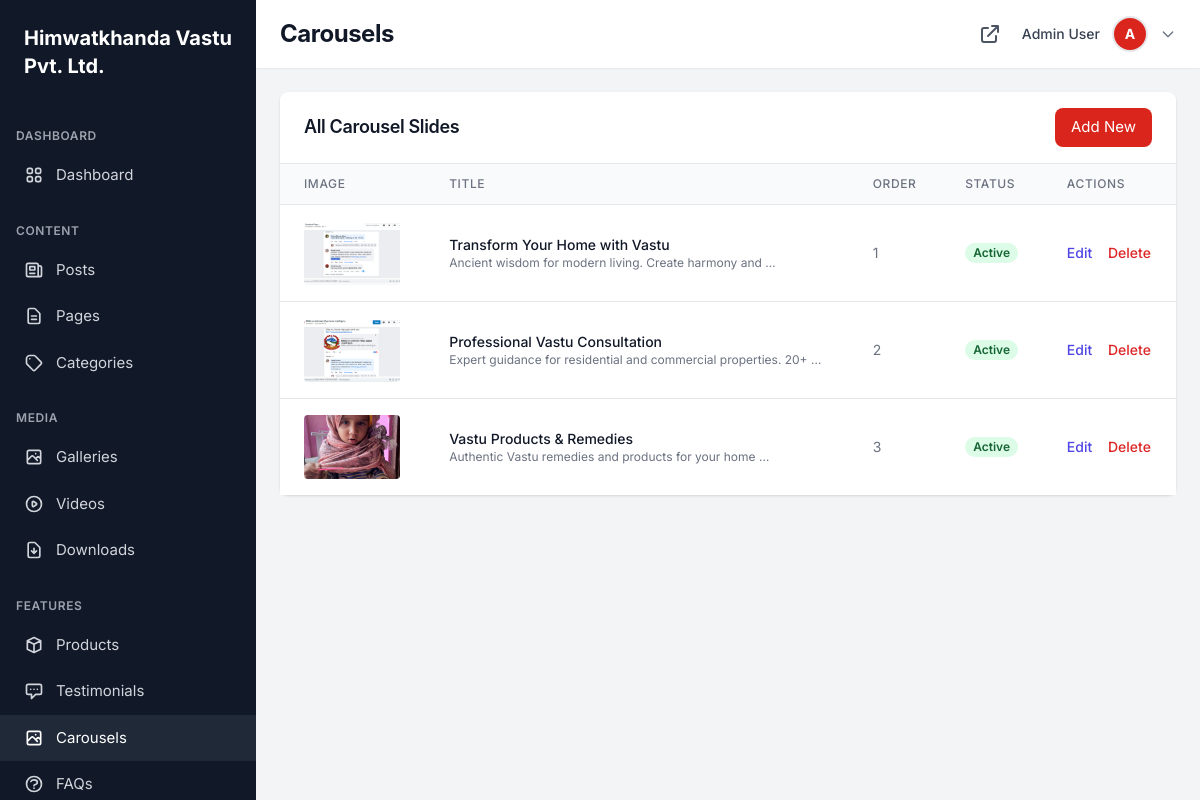
Page /dashboard/carousels/ (signed in) on the committed database.
### dashboard/models.py (models this page shows, shortened)
class CompanyInfo(models.Model):
    company_name = models.CharField(max_length=255, default='Himwatkhanda Vastu Pvt. Ltd.')
    description = models.TextField(blank=True)
    logo = models.ImageField(upload_to='company/', null=True, blank=True)
    favicon = models.ImageField(upload_to='company/', null=True, blank=True)
    email = models.EmailField(blank=True)
    phone = models.CharField(max_length=50, blank=True)
    address = models.TextField(blank=True)
    city = models.CharField(max_length=100, blank=True)
    state = models.CharField(max_length=100, blank=True)
    postal_code = models.CharField(max_length=20, blank=True)
    country = models.CharField(max_length=100, default='Nepal')
    latitude = models.DecimalField(max_digits=10, decimal_places=8, null=True, blank=True)
    longitude = models.DecimalField(max_digits=11, decimal_places=8, null=True, blank=True)
    facebook = models.URLField(blank=True)
    twitter = models.URLField(blank=True)
    instagram = models.URLField(blank=True)
    linkedin = models.URLField(blank=True)
    youtube = models.URLField(blank=True)
    whatsapp = models.CharField(max_length=50, blank=True)
    updated_at = models.DateTimeField(auto_now=True)
    class Meta:
        verbose_name = 'Company Info'
        verbose_name_plural = 'Company Info'
    @classmethod
    def get_instance(cls):
        instance, created = cls.objects.get_or_create(pk=1)
        return instance

class TimestampModel(models.Model):
    created_at = models.DateTimeField(auto_now_add=True)
    updated_at = models.DateTimeField(auto_now=True)
    class Meta:
        abstract = True

class Carousel(TimestampModel):
    STATUS_CHOICES = [
        ('active', 'Active'),
        ('inactive', 'Inactive'),
    ]
    title = models.CharField(max_length=255)
    caption = models.TextField(blank=True)
    image = models.ImageField(upload_to='carousel/')
    link_url = models.URLField(blank=True)
    sort_order = models.IntegerField(default=0)
    status = models.CharField(max_length=20, choices=STATUS_CHOICES, default='active')
    class Meta:
        verbose_name_plural = 'Carousels'
        ordering = ['sort_order', 'created_at']

### accounts/models.py (models this page shows, shortened)
class User(AbstractUser):
    ROLE_CHOICES = [
        ('user', 'User'),
        ('admin', 'Admin'),
    ]
    STATUS_CHOICES = [
        ('active', 'Active'),
        ('inactive', 'Inactive'),
        ('banned', 'Banned'),
    ]
    email = models.EmailField(unique=True)
    avatar = models.ImageField(upload_to='avatars/', null=True, blank=True)
    phone = models.CharField(max_length=50, blank=True)
    bio = models.TextField(blank=True)
    role = models.CharField(max_length=20, choices=ROLE_CHOICES, default='user')
    status = models.CharField(max_length=20, choices=STATUS_CHOICES, default='active')
    email_verified = models.BooleanField(default=False)
    email_verified_at = models.DateTimeField(null=True, blank=True)
    last_login_at = models.DateTimeField(null=True, blank=True)
    created_at = models.DateTimeField(auto_now_add=True)
    updated_at = models.DateTimeField(auto_now=True)
    class Meta:
        ordering = ['-created_at']
    @property
    def name(self):
        return f"{self.first_name} {self.last_name}".strip() or self.username
    @property
    def is_admin(self):
        return self.role == 'admin' or self.is_superuser

### dashboard/views.py (the view)
# urls.py: path('carousels/', views.CarouselListView.as_view(), name='carousel_list'),
class CarouselListView(BaseListView):
    model = Carousel
    template_name = 'dashboard/carousel_list.html'
    context_object_name = 'carousels'
    def get_queryset(self):
        return Carousel.objects.order_by('sort_order')

### templates/dashboard/carousel_list.html (shortened to what this page needs)
{% extends 'dashboard/base.html' %}
{% block page_title %}Carousels{% endblock %}
{% block dashboard_content %}
<div class="bg-white rounded-lg shadow">
    <div class="px-6 py-4 border-b border-gray-200 flex items-center justify-between">
        <h3 class="text-lg font-semibold text-gray-900">All Carousel Slides</h3>
        <a href="{% url 'dashboard:carousel_create' %}" class="px-4 py-2 bg-primary text-white rounded-lg hover:bg-red-700 transition-colors">
            Add New
        </a>
    </div>
    <div class="overflow-x-auto">
        <table class="min-w-full divide-y divide-gray-200">
            <thead class="bg-gray-50">
                <tr>
                    <th class="px-6 py-3 text-left text-xs font-medium text-gray-500 uppercase tracking-wider">Image</th>
                    <th class="px-6 py-3 text-left text-xs font-medium text-gray-500 uppercase tracking-wider">Title</th>
                    <th class="px-6 py-3 text-left text-xs font-medium text-gray-500 uppercase tracking-wider">Order</th>
                    <th class="px-6 py-3 text-left text-xs font-medium text-gray-500 uppercase tracking-wider">Status</th>
                    <th class="px-6 py-3 text-left text-xs font-medium text-gray-500 uppercase tracking-wider">Actions</th>
                </tr>
            </thead>
            <tbody class="bg-white divide-y divide-gray-200">
                {% for carousel in carousels %}
                <tr class="hover:bg-gray-50">
                    <td class="px-6 py-4">
                        {% if carousel.image %}
                        <img class="h-16 w-24 object-cover rounded" src="{{ carousel.image.url }}" alt="">
                        {% else %}
                        <span class="text-gray-400">No image</span>
                        {% endif %}
                    </td>
                    <td class="px-6 py-4">
                        <div class="text-sm font-medium text-gray-900">{{ carousel.title }}</div>
                        {% if carousel.caption %}
                        <div class="text-xs text-gray-500">{{ carousel.caption|truncatewords:8 }}</div>
                        {% endif %}
                    </td>
                    <td class="px-6 py-4 whitespace-nowrap text-sm text-gray-500">{{ carousel.sort_order }}</td>
                    <td class="px-6 py-4 whitespace-nowrap">
                        <span class="px-2 inline-flex text-xs leading-5 font-semibold rounded-full
                            {% if carousel.status == 'active' %}bg-green-100 text-green-800
                            {% else %}bg-gray-100 text-gray-800{% endif %}">
                            {{ carousel.get_status_display }}
                        </span>
                    </td>
                    <td class="px-6 py-4 whitespace-nowrap text-sm font-medium">
                        <a href="{% url 'dashboard:carousel_edit' carousel.pk %}" class="text-indigo-600 hover:text-indigo-900 mr-3">Edit</a>
                        <a href="{% url 'dashboard:carousel_delete' carousel.pk %}" class="text-red-600 hover:text-red-900" onclick="return confirm('Are you sure?')">Delete</a>
                    </td>
                </tr>
                {% empty %}
                <tr>
                    <td colspan="5" class="px-6 py-4 text-center text-gray-500">No carousel slides found.</td>
                </tr>
                {% endfor %}
            </tbody>
        </table>
    </div>
</div>
{% endblock %}

### templates/dashboard/base.html (shortened to what this page needs)
<!DOCTYPE html>
<html lang="en">
<head>
    {% load static %}
    <script src="https://cdn.tailwindcss.com"></script>
    <link rel="stylesheet" href="{% static 'css/style.css' %}">
</head>
<body class="font-sans text-gray-800 bg-gray-100">
    <div class="flex h-screen overflow-hidden">
        <aside class="w-64 bg-gray-900 text-white flex-shrink-0 overflow-y-auto">
            <div class="p-6">
                <a href="{% url 'dashboard:index' %}" class="text-xl font-bold">
                    {% if company_info %}{{ company_info.company_name }}{% else %}Admin{% endif %}
                </a>
            </div>
            <nav class="mt-6 pb-6">
                <div class="px-4 mb-2 text-xs font-semibold text-gray-400 uppercase tracking-wider">Dashboard</div>
                <a href="{% url 'dashboard:index' %}" class="flex items-center px-6 py-3 text-gray-300 hover:bg-gray-800 hover:text-white transition-colors ">
                    Dashboard
                </a>
                <div class="px-4 mt-6 mb-2 text-xs font-semibold text-gray-400 uppercase tracking-wider">Content</div>
                <a href="{% url 'dashboard:post_list' %}" class="flex items-center px-6 py-3 text-gray-300 hover:bg-gray-800 hover:text-white transition-colors ">
                    <svg class="w-5 h-5 mr-3" fill="none" stroke="currentColor" viewBox="0 0 24 24"><path stroke-linecap="round" stroke-linejoin="round" stroke-width="2" d="M19 20H5a2 2 0 01-2-2V6a2 2 0 012-2h10a2 2 0 012 2v1m2 13a2 2 0 01-2-2V7m2 13a2 2 0 002-2V9a2 2 0 00-2-2h-2m-4-3H9M7 16h6M7 8h6v4H7V8z"/></svg>
                    Posts
                </a>
                <a href="{% url 'dashboard:page_list' %}" class="flex items-center px-6 py-3 text-gray-300 hover:bg-gray-800 hover:text-white transition-colors ">
                    <svg class="w-5 h-5 mr-3" fill="none" stroke="currentColor" viewBox="0 0 24 24"><path stroke-linecap="round" stroke-linejoin="round" stroke-width="2" d="M9 12h6m-6 4h6m2 5H7a2 2 0 01-2-2V5a2 2 0 012-2h5.586a1 1 0 01.707.293l5.414 5.414a1 1 0 01.293.707V19a2 2 0 01-2 2z"/></svg>
                    Pages
                </a>
                <a href="{% url 'dashboard:category_list' %}" class="flex items-center px-6 py-3 text-gray-300 hover:bg-gray-800 hover:text-white transition-colors ">
                    <svg class="w-5 h-5 mr-3" fill="none" stroke="currentColor" viewBox="0 0 24 24"><path stroke-linecap="round" stroke-linejoin="round" stroke-width="2" d="M7 7h.01M7 3h5c.512 0 1.024.195 1.414.586l7 7a2 2 0 010 2.828l-7 7a2 2 0 01-2.828 0l-7-7A1.994 1.994 0 013 12V7a4 4 0 014-4z"/></svg>
                    Categories
                </a>
                <div class="px-4 mt-6 mb-2 text-xs font-semibold text-gray-400 uppercase tracking-wider">Media</div>
                <a href="{% url 'dashboard:gallery_list' %}" class="flex items-center px-6 py-3 text-gray-300 hover:bg-gray-800 hover:text-white transition-colors ">
                    <svg class="w-5 h-5 mr-3" fill="none" stroke="currentColor" viewBox="0 0 24 24"><path stroke-linecap="round" stroke-linejoin="round" stroke-width="2" d="M4 16l4.586-4.586a2 2 0 012.828 0L16 16m-2-2l1.586-1.586a2 2 0 012.828 0L20 14m-6-6h.01M6 20h12a2 2 0 002-2V6a2 2 0 00-2-2H6a2 2 0 00-2 2v12a2 2 0 002 2z"/></svg>
                    Galleries
                </a>
                <a href="{% url 'dashboard:video_list' %}" class="flex items-center px-6 py-3 text-gray-300 hover:bg-gray-800 hover:text-white transition-colors ">
                    Videos
                </a>
                <a href="{% url 'dashboard:download_list' %}" class="flex items-center px-6 py-3 text-gray-300 hover:bg-gray-800 hover:text-white transition-colors ">
                    <svg class="w-5 h-5 mr-3" fill="none" stroke="currentColor" viewBox="0 0 24 24"><path stroke-linecap="round" stroke-linejoin="round" stroke-width="2" d="M12 10v6m0 0l-3-3m3 3l3-3m2 8H7a2 2 0 01-2-2V5a2 2 0 012-2h5.586a1 1 0 01.707.293l5.414 5.414a1 1 0 01.293.707V19a2 2 0 01-2 2z"/></svg>
                    Downloads
                </a>
                <div class="px-4 mt-6 mb-2 text-xs font-semibold text-gray-400 uppercase tracking-wider">Features</div>
                <a href="{% url 'dashboard:product_list' %}" class="flex items-center px-6 py-3 text-gray-300 hover:bg-gray-800 hover:text-white transition-colors ">
                    <svg class="w-5 h-5 mr-3" fill="none" stroke="currentColor" viewBox="0 0 24 24"><path stroke-linecap="round" stroke-linejoin="round" stroke-width="2" d="M20 7l-8-4-8 4m16 0l-8 4m8-4v10l-8 4m0-10L4 7m8 4v10M4 7v10l8 4"/></svg>
                    Products
                </a>
                <a href="{% url 'dashboard:testimonial_list' %}" class="flex items-center px-6 py-3 text-gray-300 hover:bg-gray-800 hover:text-white transition-colors ">
                    <svg class="w-5 h-5 mr-3" fill="none" stroke="currentColor" viewBox="0 0 24 24"><path stroke-linecap="round" stroke-linejoin="round" stroke-width="2" d="M8 10h.01M12 10h.01M16 10h.01M9 16H5a2 2 0 01-2-2V6a2 2 0 012-2h14a2 2 0 012 2v8a2 2 0 01-2 2h-5l-5 5v-5z"/></svg>
                    Testimonials
                </a>
                <a href="{% url 'dashboard:carousel_list' %}" class="flex items-center px-6 py-3 text-gray-300 hover:bg-gray-800 hover:text-white transition-colors {% if 'carousel' in request.resolver_match.url_name %}bg-gray-800 text-white{% endif %}">
                    <svg class="w-5 h-5 mr-3" fill="none" stroke="currentColor" viewBox="0 0 24 24"><path stroke-linecap="round" stroke-linejoin="round" stroke-width="2" d="M4 16l4.586-4.586a2 2 0 012.828 0L16 16m-2-2l1.586-1.586a2 2 0 012.828 0L20 14m-6-6h.01M6 20h12a2 2 0 002-2V6a2 2 0 00-2-2H6a2 2 0 00-2 2v12a2 2 0 002 2z"/></svg>
                    Carousels
                </a>
                <a href="{% url 'dashboard:faq_list' %}" class="flex items-center px-6 py-3 text-gray-300 hover:bg-gray-800 hover:text-white transition-colors ">
                    <svg class="w-5 h-5 mr-3" fill="none" stroke="currentColor" viewBox="0 0 24 24"><path stroke-linecap="round" stroke-linejoin="round" stroke-width="2" d="M8.228 9c.549-1.165 2.03-2 3.772-2 2.21 0 4 1.343 4 3 0 1.4-1.278 2.575-3.006 2.907-.542.104-.994.54-.994 1.093m0 3h.01M21 12a9 9 0 11-18 0 9 9 0 0118 0z"/></svg>
                    FAQs
                </a>
            </nav>
        </aside>
        <div class="flex-1 flex flex-col overflow-hidden">
            <header class="bg-white shadow-sm z-10">
                <div class="px-6 py-4 flex items-center justify-between">
                    <h1 class="text-2xl font-bold text-gray-900">{% block page_title %}Dashboard{% endblock %}</h1>
                    <div class="flex items-center space-x-4">
                        <a href="{% url 'pages:home' %}" target="_blank" class="text-gray-600 hover:text-gray-900 p-1 rounded-md hover:bg-gray-100 transition-colors" title="View Site">
                            <svg class="w-6 h-6" fill="none" stroke="currentColor" viewBox="0 0 24 24"><path stroke-linecap="round" stroke-linejoin="round" stroke-width="2" d="M10 6H6a2 2 0 00-2 2v10a2 2 0 002 2h10a2 2 0 002-2v-4M14 4h6m0 0v6m0-6L10 14"/></svg>
                        </a>
                        <div class="relative" x-data="{ open: false }" @click.away="open = false">
                            <button @click="open = !open" class="flex items-center space-x-3 focus:outline-none">
                                <span class="text-sm font-medium text-gray-700 hidden sm:block">{{ user.name }}</span>
                                {% if user.avatar %}
                                <img class="h-9 w-9 rounded-full object-cover border-2 border-gray-200" src="{{ user.avatar.url }}" alt="{{ user.name }}">
                                {% else %}
                                <div class="h-9 w-9 rounded-full bg-primary flex items-center justify-center border-2 border-gray-200">
                                    <span class="text-white font-bold text-sm">{{ user.username|first|upper }}</span>
                                </div>
                                {% endif %}
                                <svg class="w-4 h-4 text-gray-500" fill="none" stroke="currentColor" viewBox="0 0 24 24"><path stroke-linecap="round" stroke-linejoin="round" stroke-width="2" d="M19 9l-7 7-7-7"/></svg>
                            </button>
                        </div>
                    </div>
                </div>
            </header>
            <main class="flex-1 overflow-x-hidden overflow-y-auto bg-gray-100 p-6">
                {% block dashboard_content %}{% endblock %}
            </main>
        </div>
    </div>
</body>
</html>

### rows in the picture
CompanyInfo: company_name "Himwatkhanda Vastu Pvt. Ltd."
User: name "Admin User", username|first "A"
Carousel: image (picture), title "Transform Your Home with Vastu", caption "Ancient wisdom for modern living. Create harmony and …", sort_order "1", status "Active"
Carousel: image (picture), title "Professional Vastu Consultation", caption "Expert guidance for residential and commercial properties. 20+ …", sort_order "2", status "Active"
Carousel: image (picture), title "Vastu Products & Remedies", caption "Authentic Vastu remedies and products for your home …", sort_order "3", status "Active"
